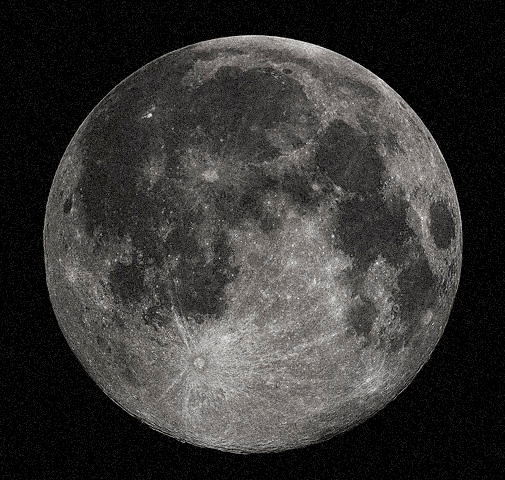
#> input picture data/task2/gb_image1.jpg, 505 x 480 px; its folder holds only this picture in this run
$ python task2_analysis.py
#> lines starting #> are read from the running program, lines starting #| are printed output that depends on the picture
### src/functions.py
import numpy as np
import cv2

# this function is used to calculate the gaussian distribution
def dnorm(x, mu, sd):
    return 1 / (np.sqrt(2 * np.pi) * sd) * np.e ** (-np.power((x - mu) / sd, 2) / 2)

# manual implementation of horizontal sobel filter
def sobel_horizontal_filter():
    kernel = np.array([[-2, -2, -4, -2, -2], [-1, -1, -2, -1, -1], [0, 0, 0, 0, 0], [1, 1, 2, 1, 1], [2, 2, 4, 2, 2]])
    return kernel

# manual implementation of vertical sobel filter
def sobel_vertical_filter():
    kernel = np.array([[-2, -1, 0, 1, 2], [-2, -1, 0, 1, 2], [-4, -2, 0, 2, 4], [-2, -1, 0, 1, 2], [-2, -1, 0, 1, 2]])
    return kernel

# implementation of median filter
# [16 lines left out: functions median_filter, gaussian_filter, not called in this run]

# implementation of mean filter
def mean_filter(kernel_size):
    kernel = np.ones((kernel_size, kernel_size))
    kernel = kernel / (kernel_size**2)
    return kernel

# implementation of convolution for the sobel filter
# [32 lines left out: function convolution_sobel, not called in this run]

# implementation of generic convolution
def convolution(image, kernel, useMedianKernel=False):
    # get the image and kernel dimensions
    image_row, image_col = image.shape[0], image.shape[1]
    kernel_row, kernel_col = kernel.shape

    # stacking the kernel to get the 3 channels
    output = np.zeros(image.shape)
    kernel = np.dstack([kernel]*3)

    # pad the image
    pad_height = int((kernel_row - 1) / 2)
    pad_width = int((kernel_col - 1) / 2)

    # create a padded image
    padded_image = np.zeros((image_row + (2 * pad_height), image_col + (2 * pad_width), output.shape[2]))

    # copy the image to the padded image
    padded_image[pad_height:padded_image.shape[0] - pad_height, pad_width:padded_image.shape[1] - pad_width, :] = image

    # apply the kernel using convolution
    for row in range(image_row):
        for col in range(image_col):
            for channel in range(output.shape[2]):
                # if we want to use the median filter
                if useMedianKernel:
                    kernel = median_filter(padded_image[row:row + kernel_row, col:col + kernel_col, channel])
                    kernel = np.dstack([kernel]*3)
                    output[row, col, channel] = kernel[kernel_row // 2, kernel_col // 2, channel]
                # else we use the generic convolution
                else:
                    output[row, col, channel] = np.sum(padded_image[row:row + kernel_row, col:col + kernel_col, channel] * kernel[:, :, channel])
            output[row, col, :] /= kernel_row * kernel_col # normalize the output

    return output

### src/task2_analysis.py
import os
import cv2
import numpy as np
from functions import mean_filter, convolution
from time import time
import matplotlib
matplotlib.use('Agg')
import matplotlib.pyplot as plt
matplotlib.interactive(True)

path = '../data/task2/'
dir_list = os.listdir(path)

results = []

for file_name in dir_list:
    img = cv2.imread(path+file_name)
#> img is the input picture: shape (480, 505, 3); mean B, G, R 52.2, 53.5, 55

    for kernel_size in range(3, 17, 2):
        time_start = time()
        kernel = mean_filter(kernel_size)
        mean = convolution(img, kernel)
        time_end = time()
        results.append(time_end - time_start)
        print('Done with kernel size {} for image {}'.format(kernel_size, file_name))
#> this loop made 7 passes
#> pass 1, `mean = convolution(img, kernel)`:
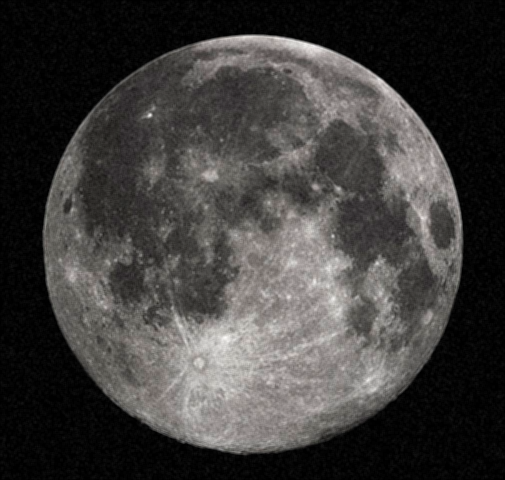
#> mean: shape (480, 505, 3) float64; mean B, G, R 5.8, 5.9, 6.1; drawn with min black and max white
#> pass 3, `mean = convolution(img, kernel)`:
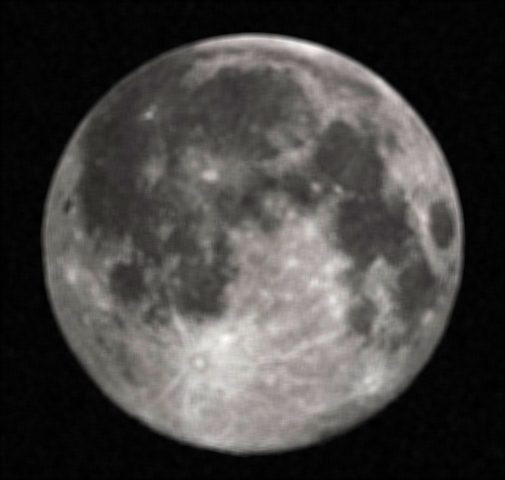
#> mean: shape (480, 505, 3) float64; mean B, G, R 1.06, 1.09, 1.12; drawn with min black and max white
#> after the loop, results = [2.4, 2.44, 2.47, 2.41, 2.48, 2.69, 2.69]

    break

plt.plot(np.arange(3, 17, 2), results)
plt.xlabel('Kernel size')
plt.ylabel('Time (s)')
plt.savefig('../output/task2/plot.png')
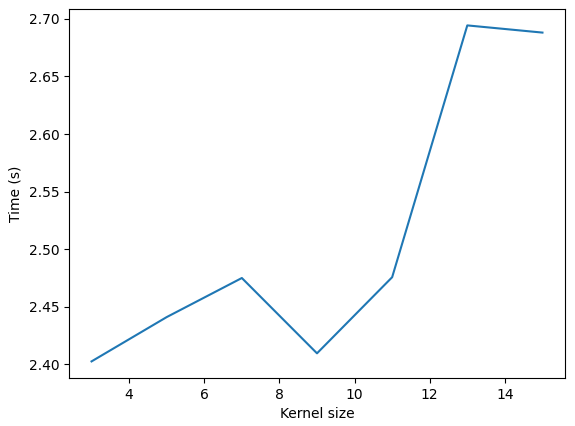
#> figure drawn by matplotlib, 1 panel
plt.show()
